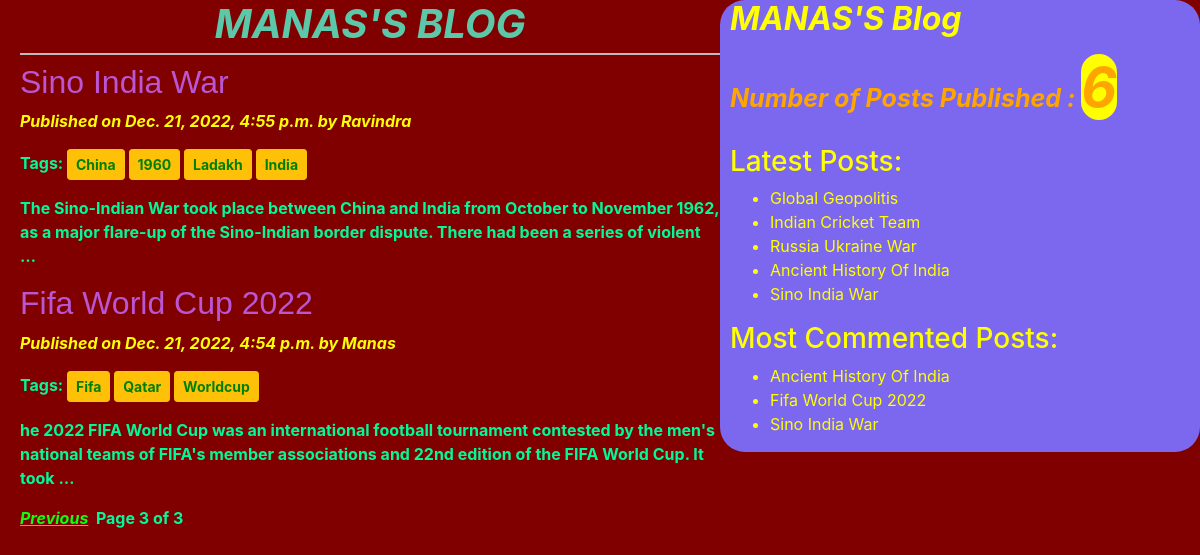
/?page=3, run on the app's committed database.
### BloggingApp/models.py (models this page shows, shortened)
class Post(models.Model):
    STATUS_CHOICES=(('draft','Draft'),('published','Published'))
    title=models.CharField(max_length=150)
    slug=models.SlugField(max_length=250,unique_for_date='publish')
    author=models.ForeignKey(User,on_delete=models.CASCADE,related_name='blog_posts')
    body=models.TextField()
    publish=models.DateTimeField(default=timezone.now)
    created=models.DateTimeField(auto_now_add=True)
    updated=models.DateTimeField(auto_now=True)
    status=models.CharField(max_length=10,choices=STATUS_CHOICES,default='draft')
    objects=CustomManager()
    tags=TaggableManager()
    class Meta:
        ordering=('-publish',)
    def get_absolute_url(self):
        return reverse("post_detail",args=[self.publish.year,self.publish.strftime('%m'),self.publish.strftime('%d'),self.slug])

### BloggingApp/views.py (the view)
# urls.py: path('',views.post_list_view),
def post_list_view(request,tag_slug=None):
    post_list=Post.objects.all()
    tag=None
    if tag_slug:
        tag=get_object_or_404(Tag,slug=tag_slug)
        post_list=post_list.filter(tags__in=[tag])
    paginator=Paginator(post_list,2)
    page_number=request.GET.get('page')
    try:
        post_list=paginator.page(page_number)
    except PageNotAnInteger:
        post_list=paginator.page(1)
    except EmptyPage:
        post_list=paginator.page(paginator.num_pages)
    return render(request,'bloggingapp/post_list.html',{'post_list':post_list,'tag':tag})

### BloggingApp/models.py (called while the page is built)
    def get_queryset(self):
        return super().get_queryset().filter(status='published')

### BloggingApp/templatetags/bloggingapp_tags.py (called while the page is built)
@register.simple_tag(name='my_tag')
def total_posts():
    return Post.objects.count()

@register.inclusion_tag('bloggingapp/latest_posts123.html')
def show_latest_posts(count):
    latest_posts=Post.objects.order_by('-publish')[:count]
    return{'latest_posts':latest_posts}

@register.simple_tag
def get_most_commented_posts(count=3):
    most_commented_posts=Post.objects.annotate(total_comments=Count('comments')).order_by('-total_comments')[:count]
    return most_commented_posts

### templates/bloggingapp/post_list.html (shortened to what this page needs)
<!DOCTYPE html>
{% extends 'bloggingapp/base.html'%}
{% load static %}
{% block content_block %}
<h1 ><strong><em>MANAS'S BLOG</em></strong></h1>
{% for post in post_list%}
       <a id="post" href="{{post.get_absolute_url}}"> <h2>{{post.title|title}}</h2></a>
       <p class="date" style="color:yellow;font-style:oblique;">Published on {{post.publish}} by {{post.author|title}}</p>
       <p>
         Tags:
         {% for tag  in post.tags.all  %}
         <a class='btn btn-warning btn-sm' style="font-weight:bold;color:green;"
         href="{%url 'post_list_by_tagname' tag.slug%}">{{tag.name|title}}</a>
         {% endfor %}
        </p>
       {{post.body|truncatewords:30|linebreaks }}
  {%endfor%}
    {% include 'bloggingapp/pagination.html' with page=post_list  %}
{%endblock%}

### templates/bloggingapp/base.html (shortened to what this page needs)
<!DOCTYPE html>
{% load static %}
{% load bloggingapp_tags %}
<html lang="en" dir="ltr">
  <head>
    <link rel="stylesheet" href="{% static "css/bootstrap.css" %}">
    <link rel="stylesheet" href="{% static "css/blogging.css" %}">
  </head>
  <body>
    <div class="content">
      {% block content_block %}
      {%endblock%}
    </div>
    <div class="sidebar">
      <h2 ><strong><em>MANAS'S Blog</em></strong></h2>
      <p id="tp"> Number of Posts Published : <span  class="tp">{% my_tag %}</span></p>
      <h3>Latest Posts:</h3>{%show_latest_posts 5 %}
      <h3>Most Commented Posts:</h3>
      {% get_most_commented_posts as most_commented_posts%}
      <ul>
        {% for post in most_commented_posts%}
        <li > <a style="color:yellow;" href="{{post.get_absolute_url}}">{{post.title|title}}</a></li>
        {% endfor%}
      </ul>
    </div>
  </body>
</html>

### templates/bloggingapp/latest_posts123.html
<ul>
    {% for post in latest_posts %}
    <li><a style="color:yellow;" href="{{post.get_absolute_url}}"> {{post.title|title}}</a></li>
    {% endfor %}
</ul>

### static/css/blogging.css (style rules this page uses)
.content { width: 60%; float: left; font-family:-apple-system, BlinkMacSystemFont, 'Segoe UI', Roboto, Oxygen, Ubuntu, Cantarell, 'Open Sans', 'Helvetica Neue', sans-serif; color:mediumspringgreen; font-weight: bold; padding-left: 20px; border-radius: 25px; }
.sidebar { width: 40%; background: mediumslateblue; float: right; color:yellow; padding-left: 10px; border-radius: 25px; }
#post { color:mediumorchid; font-family:Verdana, Geneva, Tahoma, sans-serif; font-weight:900; }
body { background:maroon; }
h1 { text-align: center; border-bottom: 2px solid #bbb; padding-bottom: 5px; }
#tp { color:orange; font-size:25px; font-weight: bold; font-style: oblique; }
.tp { background:yellow; font-size: 55px; border-radius: 50px; font-style:oblique; }

### data on the page
Post: title "Sino India War", publish "Dec. 21, 2022, 4:55 p.m.", author "Ravindra", body "The Sino-Indian War took place between China and India from October to November 1962, as a major flare-up of the Sino-Indian border dispute. There had been a series of violent …"
Tag: name "China"
Tag: name "1960"
Tag: name "Ladakh"
Tag: name "India"
Post: title "Fifa World Cup 2022", publish "Dec. 21, 2022, 4:54 p.m.", author "Manas", body "he 2022 FIFA World Cup was an international football tournament contested by the men's national teams of FIFA's member associations and 22nd edition of the FIFA World Cup. It took …"
Tag: name "Fifa"
Tag: name "Qatar"
Tag: name "Worldcup"
Post: title "Global Geopolitis"
Post: title "Indian Cricket Team"
Post: title "Russia Ukraine War"
Post: title "Ancient History Of India"

### other printed values
{{ page.number }} "3"
{{ page.paginator.num_pages }} "3"
